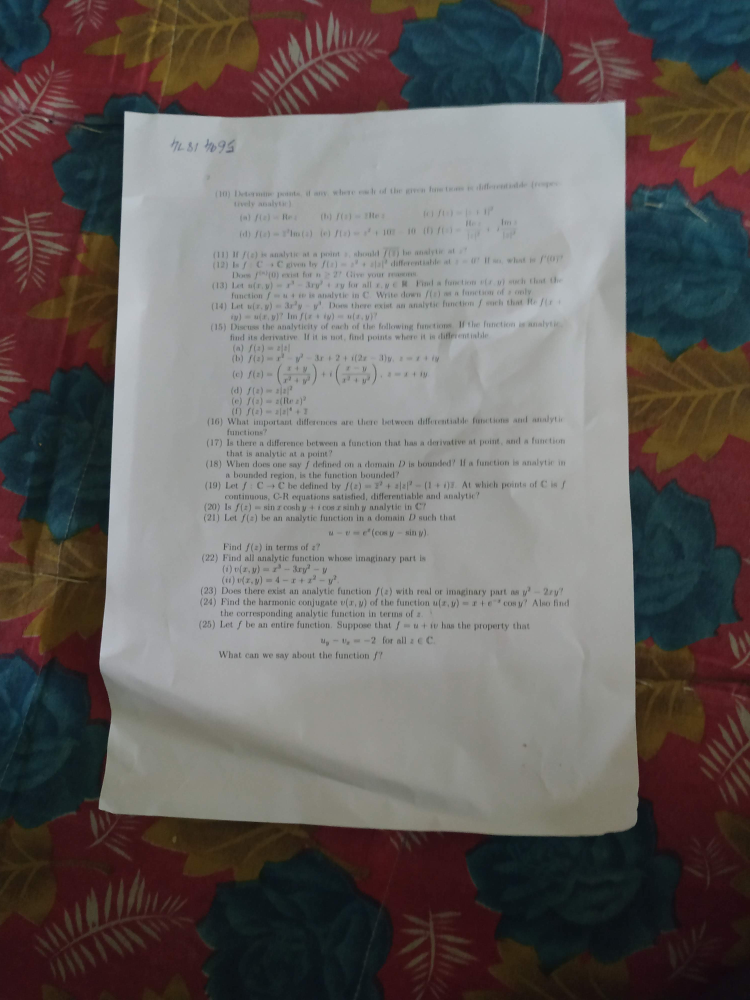
#> input picture images/pic27.jpg, 3000 x 4000 px, given in place of cube.jpg, which was not available (shown at 1/4 size)
$ jupyter execute --allow-errors session_1_2018.ipynb   (older library calls are emulated)   (text cells are left out)
#> lines starting #> are read from the running program, lines starting #| are printed output that depends on the picture; after the words box and inside, x2 and y2 are one past the last pixel; in counts of white or black regions, pixels touching at a corner belong together; pictures that were not available may be replaced by others from this repository, and a replacement may not be noted
[cell 1]
from google.colab import files

uploaded = files.upload()
#> the answer given: pic27.jpg

for fn in uploaded.keys():
  print('User uploaded file "{name}" with length {length} bytes'.format(
      name=fn, length=len(uploaded[fn])))

[cell 2]
import cv2

img = cv2.imread('media/cube.jpg',0)
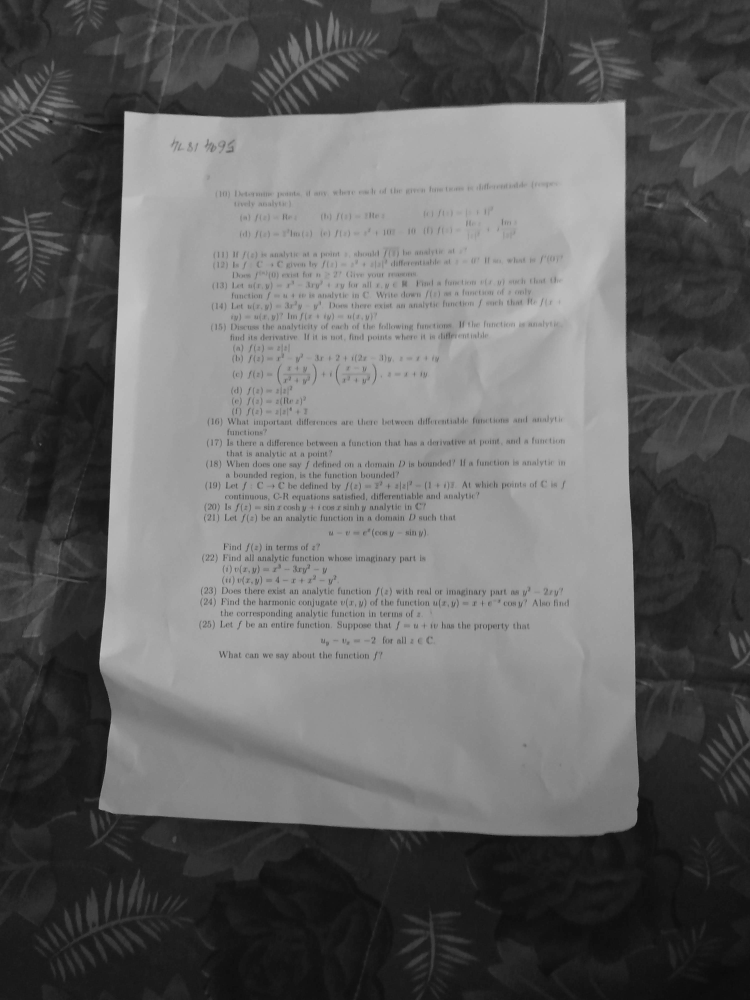
#> img: shape (4000, 3000) (shown at 1/4 size); min 0, max 212, mean 98.9
cv2.imshow('image',img)
cv2.waitKey(0)
cv2.destroyAllWindows()
cv2.imwrite('media/cube1.jpg',img)
#> Out = True

[cell 3]
import cv2
from matplotlib import pyplot as plt

img = cv2.imread('media/messi.jpg',1)
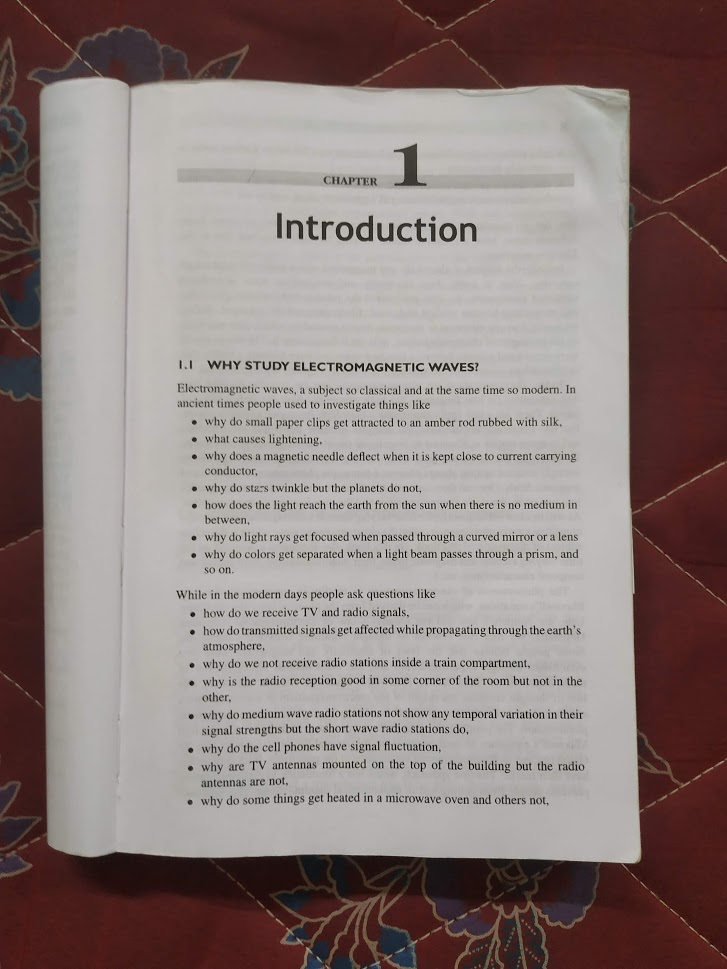
#> input picture images/pic34.jpg, 727 x 969 px, given in place of messi.jpg, which was not available
#> img is the input picture: shape (969, 727, 3); mean B, G, R 121.6, 123.8, 138.5
img1 = cv2.imread('media/messi.jpg',0)
#> img1: shape (969, 727); min 0, max 211, mean 127.9
plt.subplot(121),plt.imshow(img,cmap='gray'),plt.title("Coloured"),plt.axis("off")
plt.subplot(122),plt.imshow(img1,cmap='gray'),plt.title("Grayscale"),plt.axis("off")
plt.show()
#> figure, not shown here; B, G, R data is drawn as R, G, B

[cell 4]
import cv2
import numpy as np
from matplotlib import pyplot as plt

img = cv2.imread('media/dog.jpg',0)
ret,thresh1 = cv2.threshold(img,127,255,cv2.THRESH_BINARY)
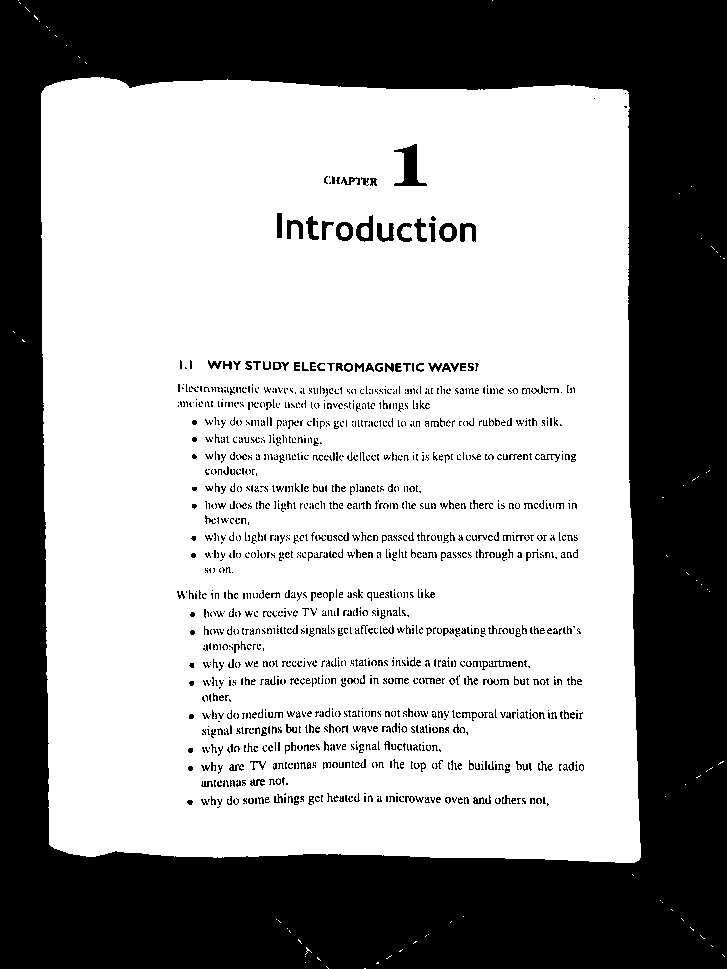
#> thresh1: shape (969, 727); 61.5% white; 1485 black regions (1202 under 20 px), largest, box (x1, y1, x2, y2) and area: (0, 0, 727, 969) 250788, (394, 144, 427, 186) 613, (356, 215, 373, 242) 229
ret,thresh2 = cv2.threshold(img,127,255,cv2.THRESH_BINARY_INV)
ret,thresh3 = cv2.threshold(img,127,255,cv2.THRESH_TRUNC)
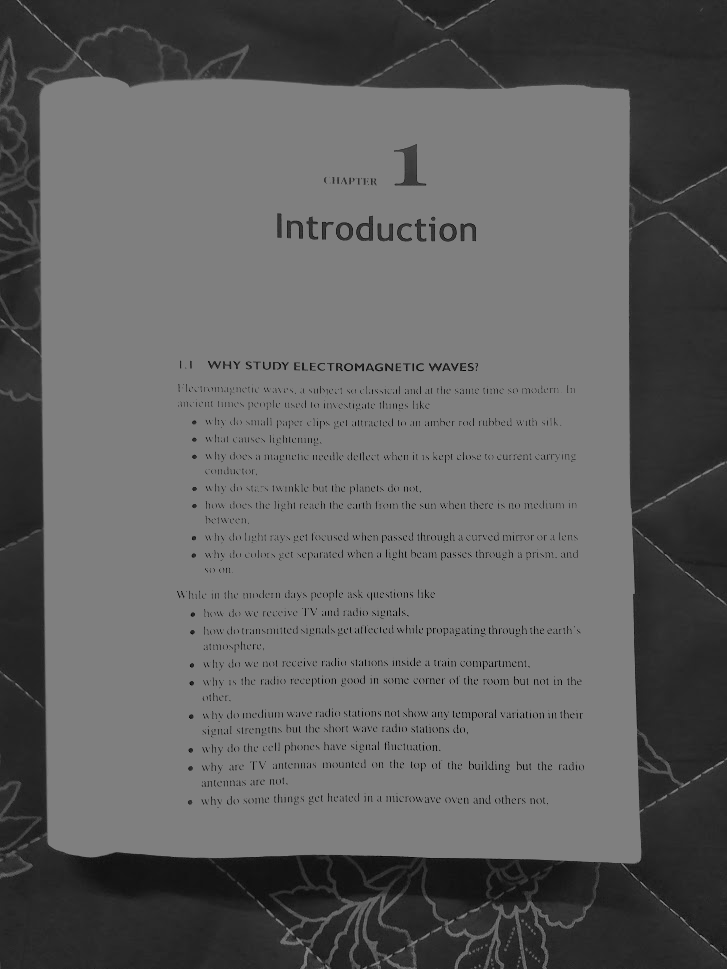
#> thresh3: shape (969, 727); min 0, max 127, mean 96.1
ret,thresh4 = cv2.threshold(img,127,255,cv2.THRESH_TOZERO)
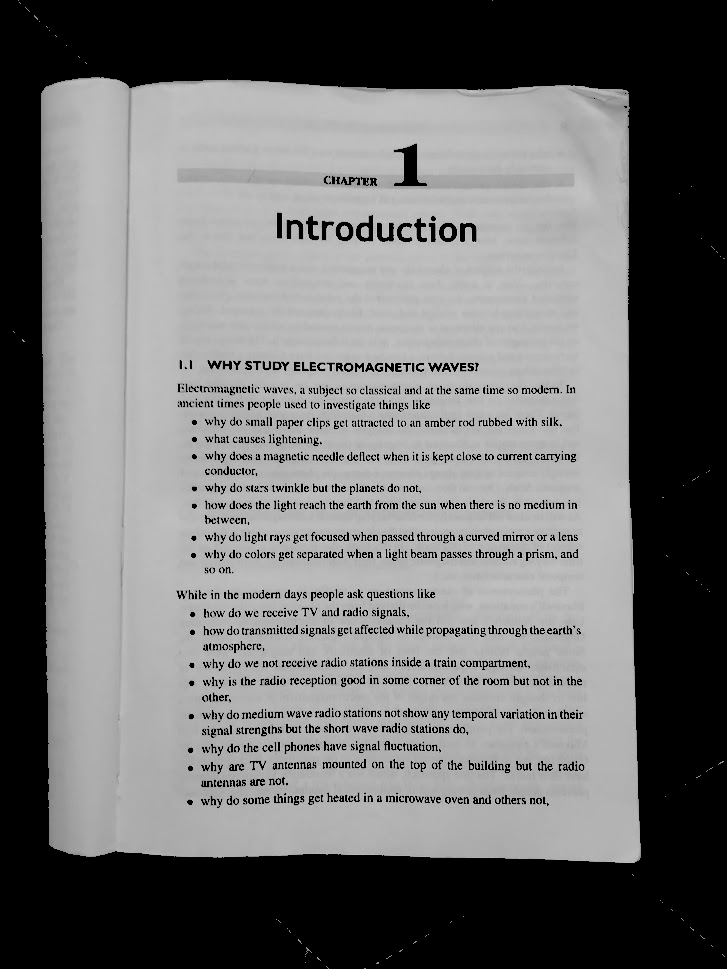
#> thresh4: shape (969, 727); min 0, max 211, mean 109.9
ret,thresh5 = cv2.threshold(img,127,255,cv2.THRESH_TOZERO_INV)
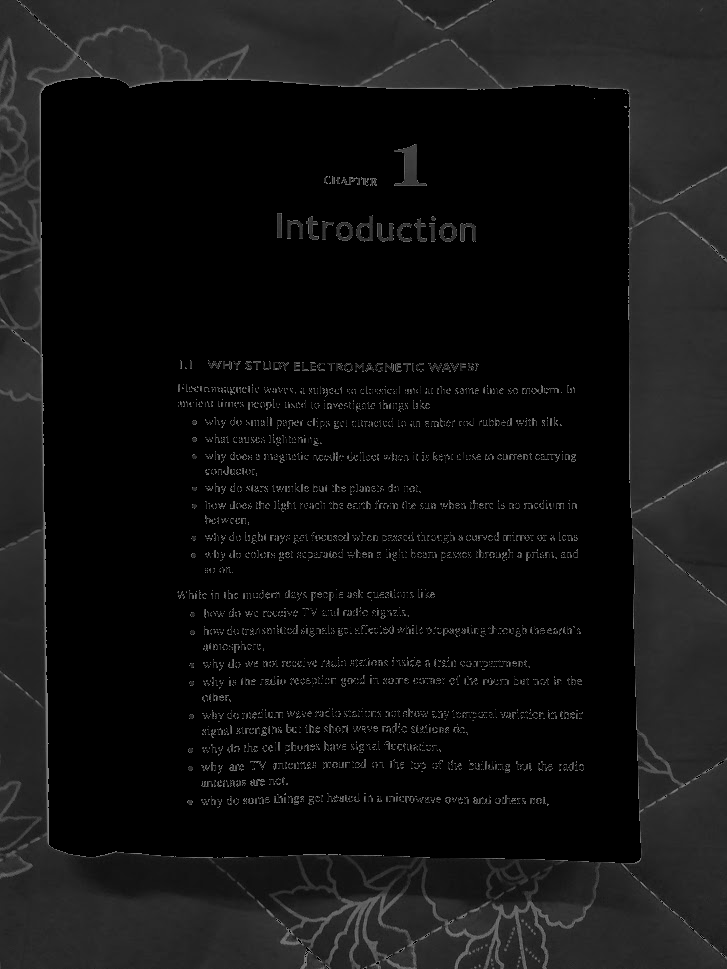
#> thresh5: shape (969, 727); min 0, max 127, mean 18

plt.subplot(231),plt.imshow(img,cmap='gray'),plt.title("Original Image"),plt.axis("off")
plt.subplot(232),plt.imshow(thresh1,cmap='gray'),plt.title("BINARY"),plt.axis("off")
plt.subplot(233),plt.imshow(thresh2,cmap='gray'),plt.title("BINARY_INV"),plt.axis("off")
plt.subplot(234),plt.imshow(thresh3,cmap='gray'),plt.title("TRUNC"),plt.axis("off")
plt.subplot(235),plt.imshow(thresh4,cmap='gray'),plt.title("TOZERO"),plt.axis("off")
plt.subplot(236),plt.imshow(thresh5,cmap='gray'),plt.title("TOZERO_INV"),plt.axis("off")
plt.show()
